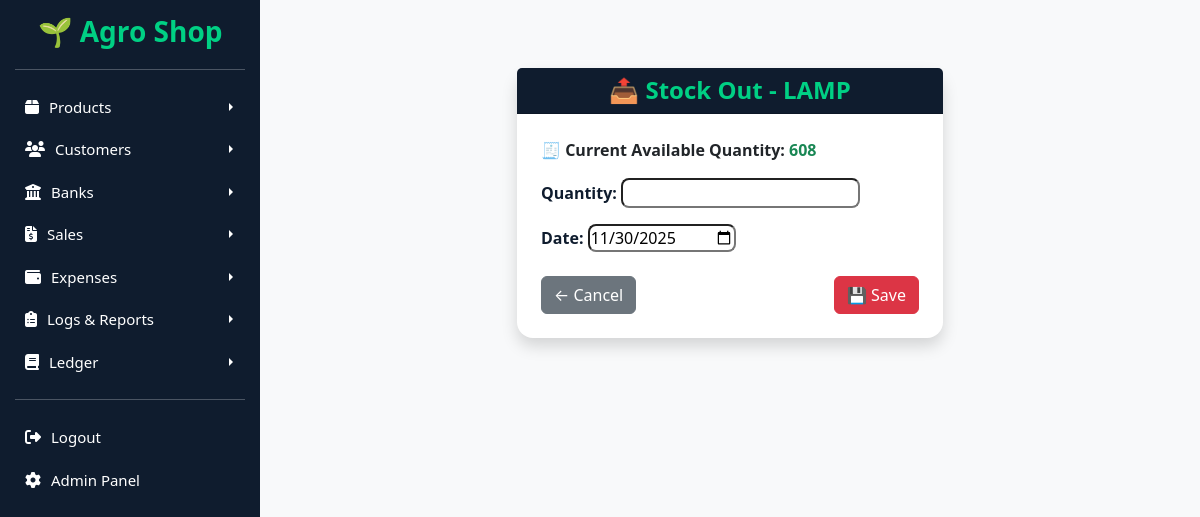
The page /products/add-stock-out/1/ on the database as committed earlier.
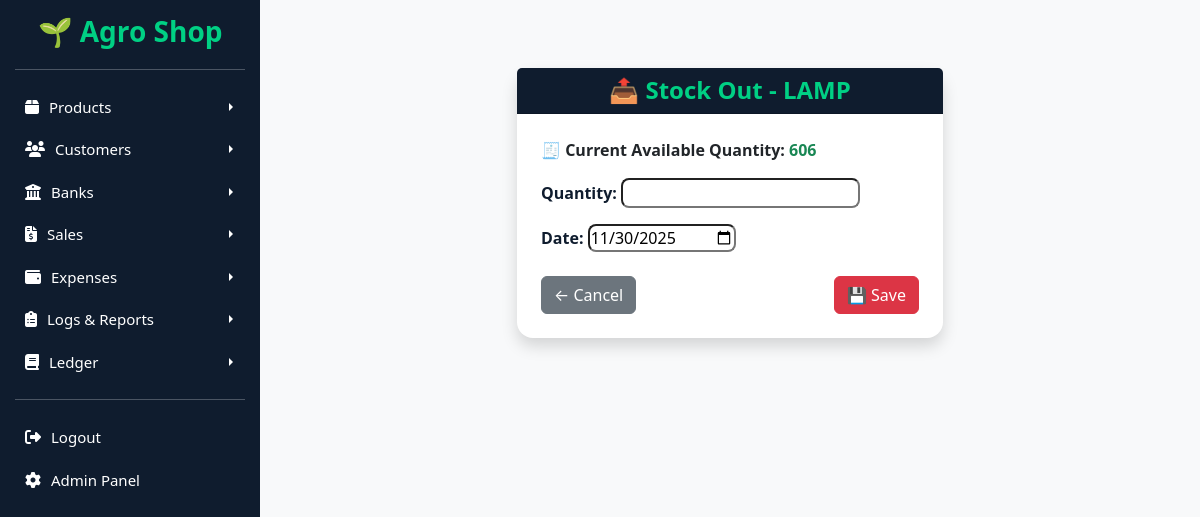
The same page on the database as committed later.
### products/models.py (models this page shows, shortened)
class Product(models.Model):
    category = models.ForeignKey(Category, on_delete=models.CASCADE)
    name = models.CharField(max_length=150)
    price = models.DecimalField(max_digits=10, decimal_places=2)
    total_quantity = models.PositiveIntegerField(default=0)
    available_quantity = models.PositiveIntegerField(default=0)
    image = models.ImageField(upload_to="product_images/", blank=True, null=True)
    added_date = models.DateField(default=timezone.now)

### products/views.py (the view)
# urls.py: path("add-stock-out/<int:product_id>/", views.add_stock_out, name="add_stock_out"),
def add_stock_out(request, product_id):
    product = get_object_or_404(Product, id=product_id)
    if request.method == "POST":
        form = StockOutForm(request.POST)
        if form.is_valid():
            stock_out = form.save(commit=False)
            stock_out.product = product
            product.available_quantity = product.available_quantity or 0
            if stock_out.quantity <= 0:
                messages.error(request, "Quantity must be greater than 0.")
                return redirect("products:stock_out_list", product_id=product.id)
            if stock_out.quantity <= product.available_quantity:
                product.available_quantity -= stock_out.quantity
                product.save()
                stock_out.save()
                messages.success(request, "Stock out recorded successfully!")
                return redirect("products:stock_out_list", product_id=product.id)
            else:
                messages.error(request, "Not enough stock available!")
        else:
            messages.error(request, "Invalid form data.")
    else:
        form = StockOutForm()
    return render(request, "products/add_stock_out.html", {"form": form, "product": product})

### products/forms.py
class StockOutForm(forms.ModelForm):
    class Meta:
        model = StockOut
        fields = ["quantity", "date"]
        widgets = {
            "date": forms.DateInput(attrs={"type": "date"}),
        }

### templates/products/add_stock_out.html (shortened to what this page needs)
{% extends "base.html" %}
{% block content %}
<div class="container my-5">
  <div class="row justify-content-center">
    <div class="col-12 col-md-8 col-lg-6">
      <div class="card shadow border-0 rounded-4">
        <div class="card-header text-center" style="background-color:#0f1c2e; color:#00d084;">
          <h4 class="mb-0 fw-semibold">📤 Stock Out - {{ product.name }}</h4>
        </div>
        <div class="card-body p-4">
          <p class="text-dark fw-semibold mb-3">
            🧾 <strong>Current Available Quantity:</strong>
            <span class="text-success">{{ product.available_quantity }}</span>
          </p>
          <form method="post" novalidate>
            <div class="mb-3">
              {{ form.as_p }}
            </div>
            <div class="d-flex justify-content-between align-items-center mt-4">
              <a href="{% url 'products:stock_out_list' product.id %}" class="btn btn-secondary">
                ← Cancel
              </a>
              <button type="submit" class="btn btn-danger">
                💾 Save
              </button>
            </div>
          </form>
        </div>
      </div>
    </div>
  </div>
</div>
{% endblock %}

Rows that differ between the two databases and show on the page:
changed Product "LAMP": available_quantity "608" → "606"
